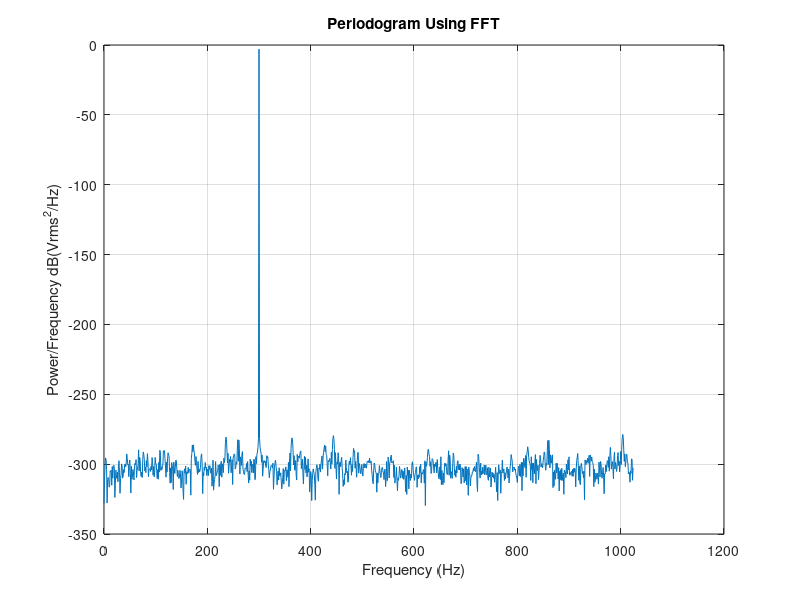
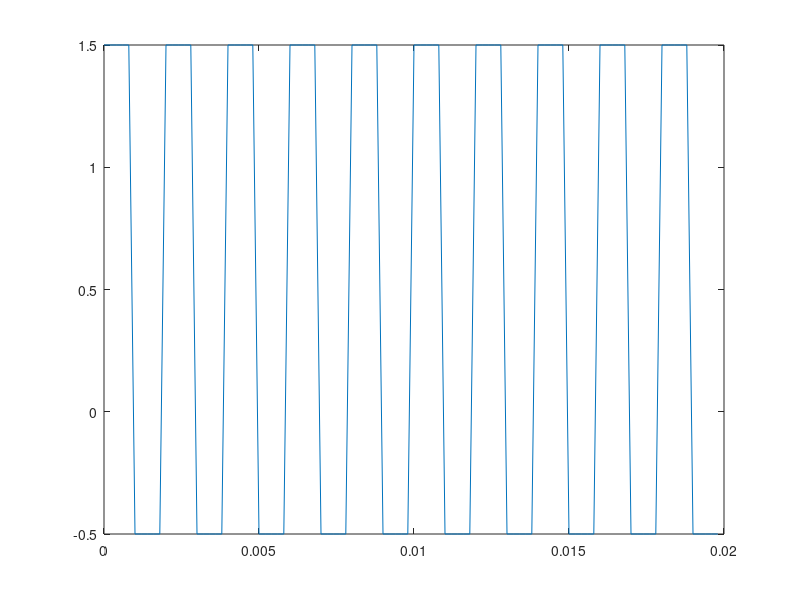
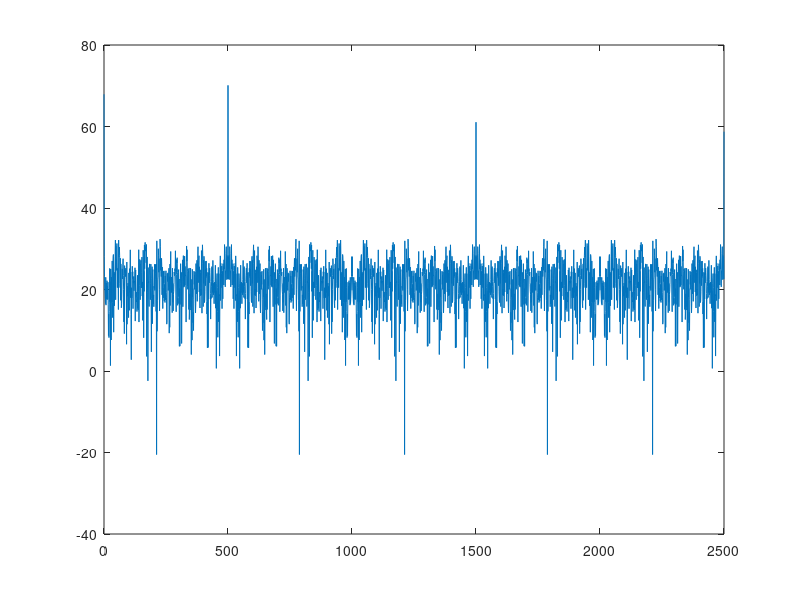
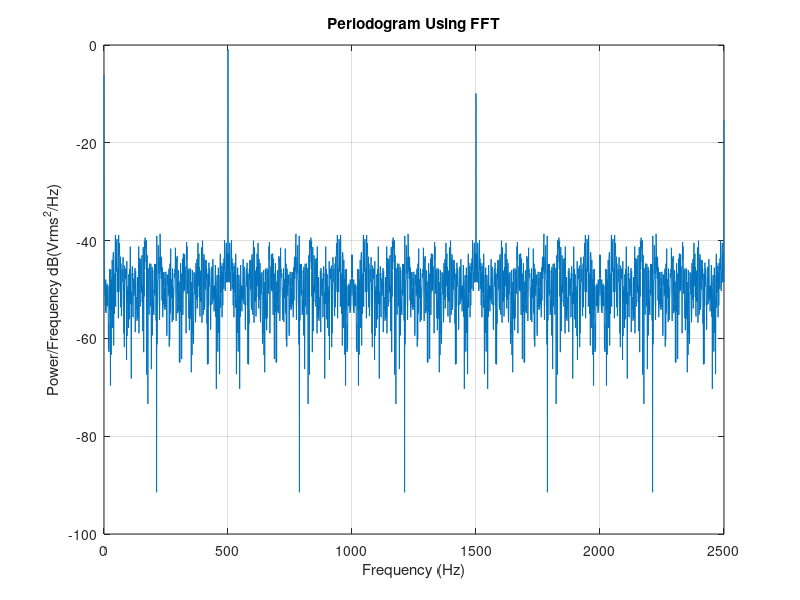

MATLAB code for these plots, in order:
%% Clean Up
close all; clear; clc;

%% Prelab 2

fs = 2048;
t = 0:1/fs:1-1/fs;
x = sin(2*pi*t*300);

N = length(x);
xdft = fft(x);
xdft = xdft(1:N/2+1);
psdx = (1/(fs*N)) * abs(xdft).^2;
psdx(2:end-1) = 2*psdx(2:end-1);
freq = 0:fs/length(x):fs/2;

%plot(freq,pow2db(psdx))
plot(freq,10*log10(psdx))
grid on
title("Periodogram Using FFT")
xlabel("Frequency (Hz)")
ylabel('Power/Frequency dB(Vrms^2/Hz)')


%% Question 5
fs = 5000;
t = 0:1/fs:1-1/fs;
x = 0.5 + square(2*pi*t*500,50);

N = length(x);
xdft = fft(x);
xdft = xdft(1:N/2+1);
psdx = (1/(fs*N)) * abs(xdft).^2;
psdx(2:end-1) = 2*psdx(2:end-1);
freq = 0:fs/length(x):fs/2;

%plot(freq,pow2db(psdx))

%Plotting the signal
figure();
plot(t(1:100), x(1:100));

%Plotting the frequency amplitude spectrum
figure();
plot(freq, 20*log10(abs(xdft)));


figure();
plot(freq,10*log10(psdx))
grid on
title("Periodogram Using FFT")
xlabel("Frequency (Hz)")
ylabel('Power/Frequency dB(Vrms^2/Hz)')

